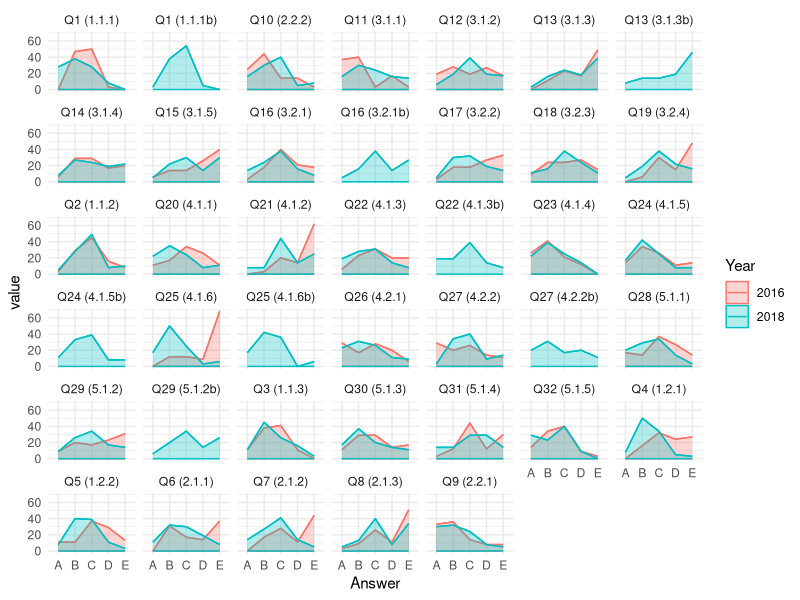
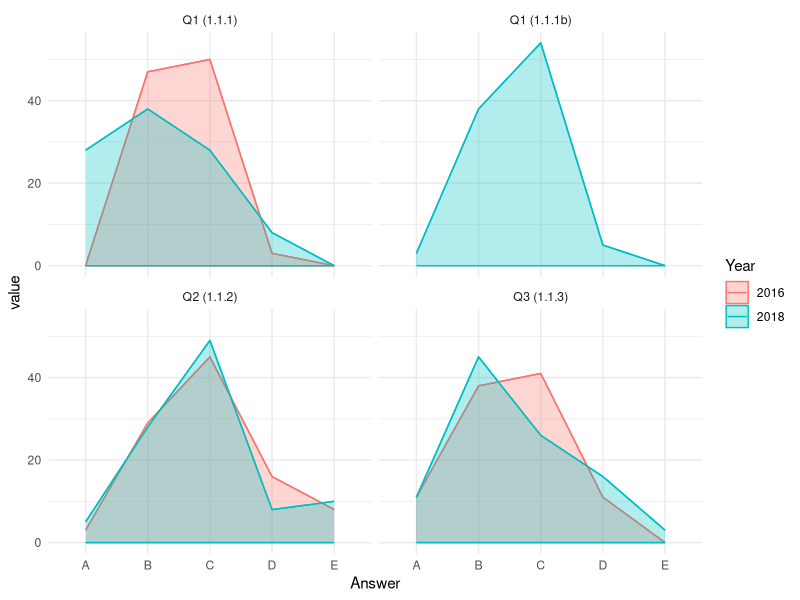
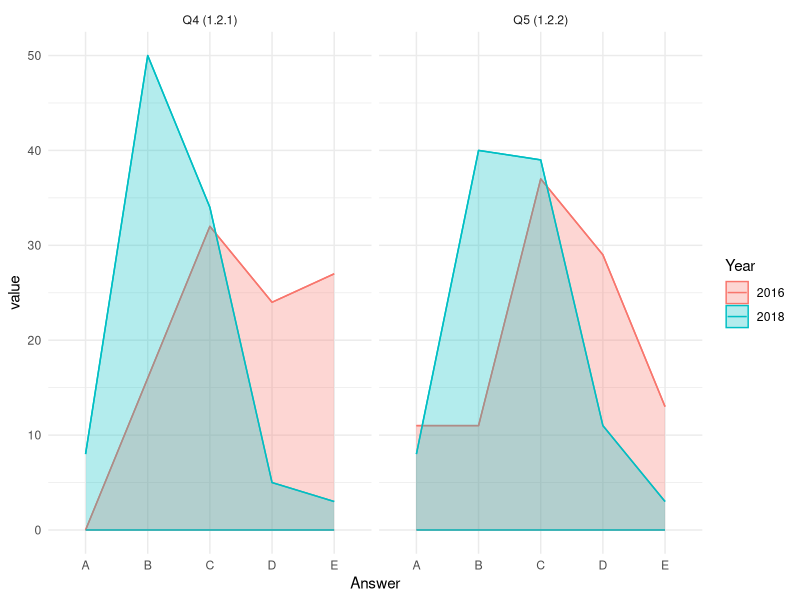
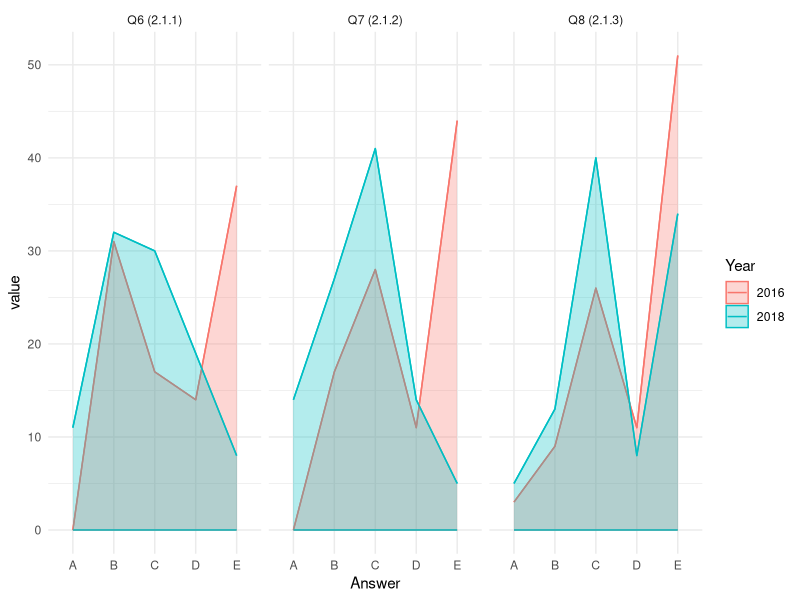
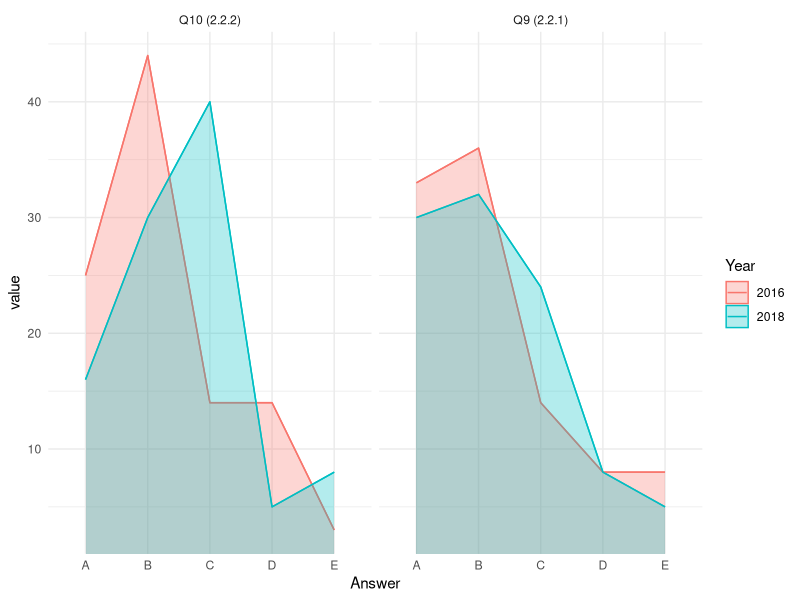
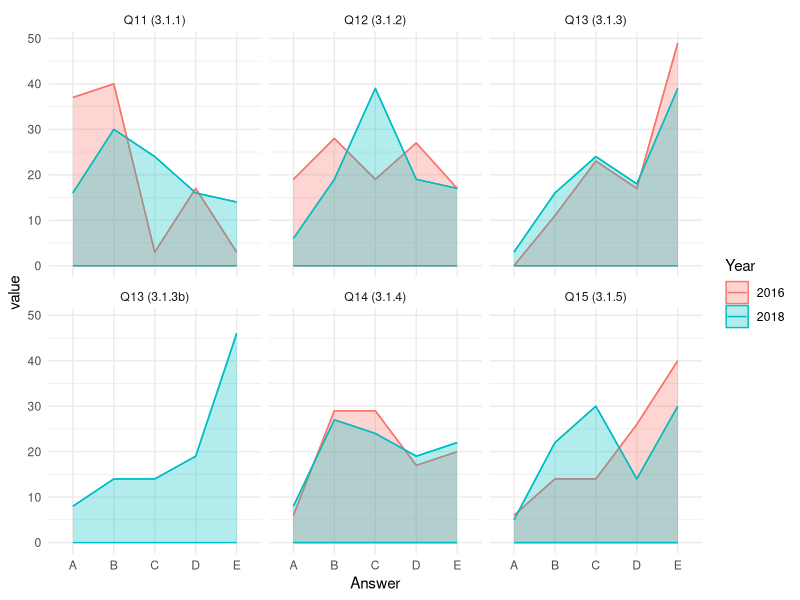
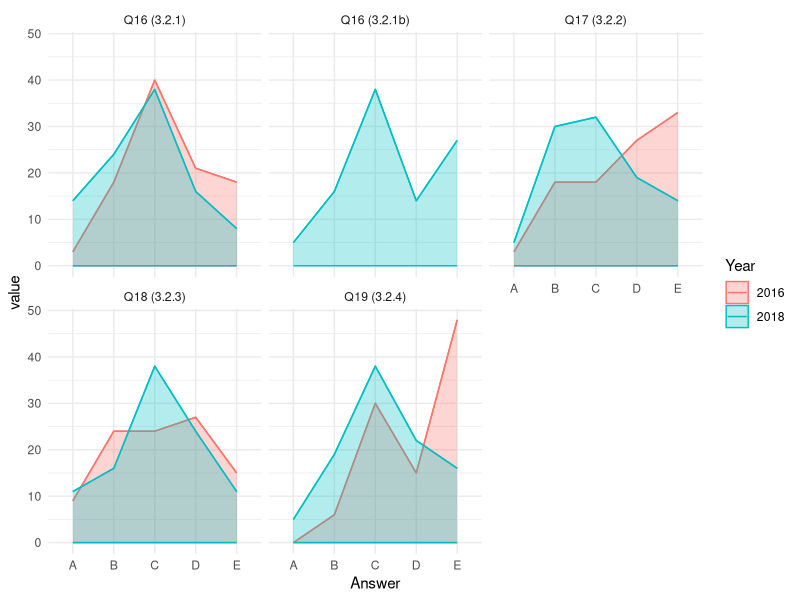
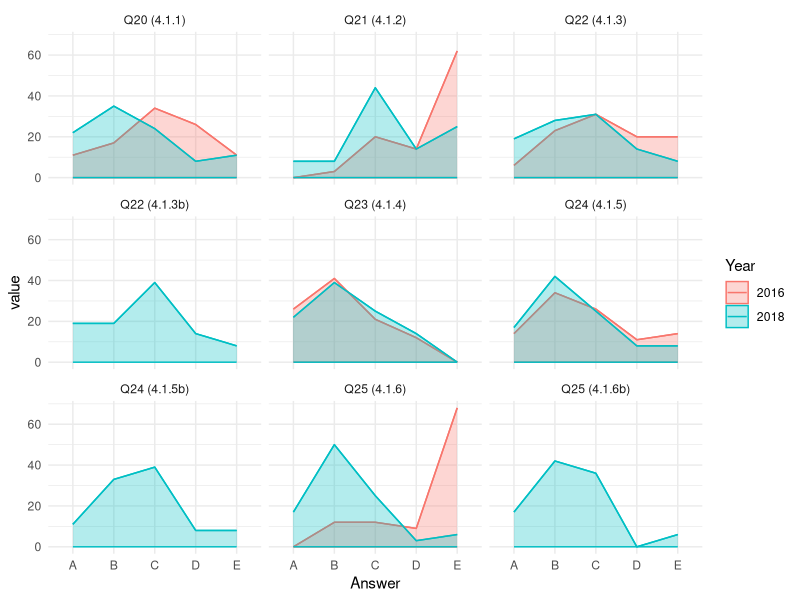

Generate these figures, in order, with R:
## ---- chunk 1
juno_survey <- read.csv(file = "JunoSurvey.csv", header = TRUE, stringsAsFactors = FALSE)

head(juno_survey)
## ---- chunk 2
library(tidyverse)
library(stringr)
#get rid of the X that appears in year
names(juno_survey) <- lapply(names(juno_survey), gsub, pattern='X', replacement='')

#Long format - for plotting
juno_survey_long <- juno_survey %>% gather(key, value, -c(1,2)) %>%
  separate(key, c("Year", "Answer"), sep="_")


juno_survey_long

## ---- chunk 3
vars <- c("A","B","C","D","E") # choose Answer columns
vars <- setNames(vars, paste0(vars, "_diff")) # create new column names for difference between years
juno_survey_long %>% group_by(Question_Code, Answer) %>% mutate(diff = value - lag(value)) -> juno_survey_long

juno_survey_long %>% arrange(Question_Code)
## ---- chunk 4
juno_survey_long %>%
  ggplot(aes(x=Answer, y=value, color = Year, group = Year)) + geom_line(size=.5) +
    geom_ribbon(aes(x=Answer,ymax=value, fill = Year),ymin=0,alpha=0.3) +
    facet_wrap(~Question_Code) + 
    theme_minimal() 
## ---- chunk 5
diff_plot <- function(df, string){df <- df %>%
  filter(str_detect(Question_Code, string)) 
  g <- ggplot(df, aes(x=Answer, y=value, color = Year, group = Year)) + geom_line(size=.5) +
    geom_ribbon(data=df,aes(x=Answer,ymax=value, fill = Year),ymin=0,alpha=0.3) +
    facet_wrap(~Question_Code) + 
    theme_minimal()
  print(g)
  print(paste(unique(df$Question_Code), ": ", unique(df$Question)))}
  
diff_plot(juno_survey_long, "Q..*\\(1.1.*")
## ---- chunk 6
diff_plot(juno_survey_long, "Q..*\\(1.2.*")
## ---- chunk 7
diff_plot(juno_survey_long, "Q..*\\(2.1.*")
## ---- chunk 8
diff_plot(juno_survey_long, "Q..*\\(2.2.*")
## ---- chunk 9
diff_plot(juno_survey_long, "Q..*\\(3.1.*")

## ---- chunk 10
diff_plot(juno_survey_long, "Q..*\\(3.2.*")
## ---- chunk 11
diff_plot(juno_survey_long, "Q..*\\(4.1.*")
## ---- chunk 12
diff_plot(juno_survey_long, "Q..*\\(4.2.*")
## ---- chunk 13
diff_plot(juno_survey_long, "Q..*\\(5.1.*")
